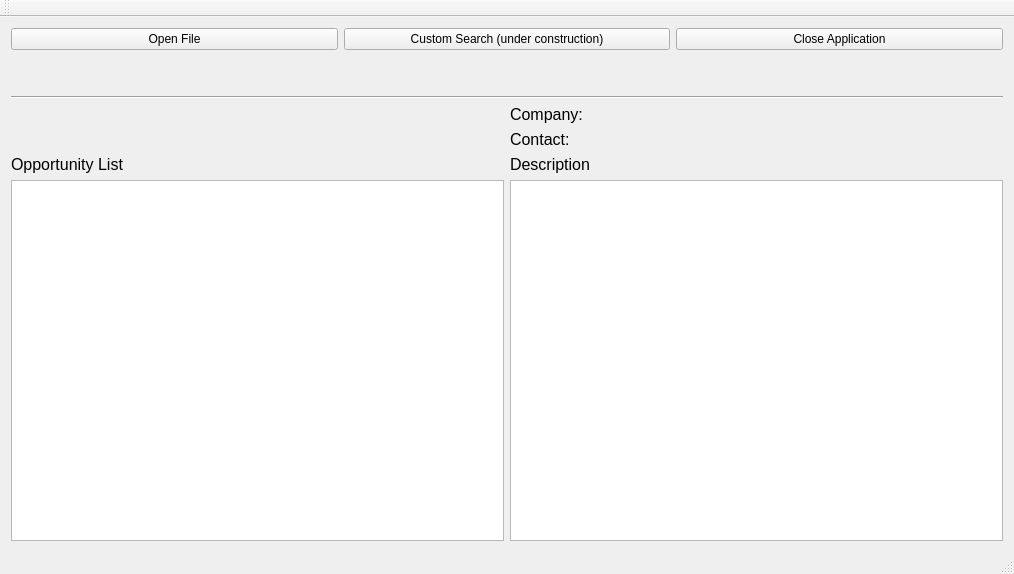
<?xml version="1.0" encoding="UTF-8"?>
<ui version="4.0">
 <class>MainView</class>
 <widget class="QMainWindow" name="MainView">
  <property name="geometry">
   <rect>
    <x>0</x>
    <y>0</y>
    <width>1014</width>
    <height>574</height>
   </rect>
  </property>
  <property name="minimumSize">
   <size>
    <width>10</width>
    <height>574</height>
   </size>
  </property>
  <property name="windowTitle">
   <string>Altran Request Viewer</string>
  </property>
  <widget class="QWidget" name="centralWidget">
   <layout class="QGridLayout" name="gridLayout">
    <item row="1" column="0">
     <layout class="QVBoxLayout" name="verticalLayout">
      <item>
       <layout class="QHBoxLayout" name="horizontalLayout">
        <item>
         <widget class="QPushButton" name="btnOpenFile">
          <property name="font">
           <font>
            <weight>50</weight>
            <bold>false</bold>
           </font>
          </property>
          <property name="text">
           <string>Open File</string>
          </property>
         </widget>
        </item>
        <item>
         <widget class="QPushButton" name="btnExtra">
          <property name="font">
           <font>
            <weight>50</weight>
            <bold>false</bold>
           </font>
          </property>
          <property name="text">
           <string>Custom Search (under construction)</string>
          </property>
         </widget>
        </item>
        <item>
         <widget class="QPushButton" name="btnCloseApp">
          <property name="font">
           <font>
            <weight>50</weight>
            <bold>false</bold>
           </font>
          </property>
          <property name="text">
           <string>Close Application</string>
          </property>
         </widget>
        </item>
       </layout>
      </item>
      <item>
       <spacer name="verticalSpacer">
        <property name="orientation">
         <enum>Qt::Vertical</enum>
        </property>
        <property name="sizeType">
         <enum>QSizePolicy::Fixed</enum>
        </property>
        <property name="sizeHint" stdset="0">
         <size>
          <width>20</width>
          <height>40</height>
         </size>
        </property>
       </spacer>
      </item>
      <item>
       <widget class="Line" name="line">
        <property name="orientation">
         <enum>Qt::Horizontal</enum>
        </property>
       </widget>
      </item>
      <item>
       <layout class="QGridLayout" name="gridLayout_2">
        <item row="2" column="1">
         <widget class="QLabel" name="label_2">
          <property name="font">
           <font>
            <pointsize>12</pointsize>
           </font>
          </property>
          <property name="text">
           <string>Description</string>
          </property>
         </widget>
        </item>
        <item row="3" column="0">
         <widget class="QListWidget" name="listWidget">
          <property name="font">
           <font>
            <family>Sans Serif</family>
            <pointsize>11</pointsize>
           </font>
          </property>
         </widget>
        </item>
        <item row="3" column="1">
         <widget class="QTextBrowser" name="textBrowser">
          <property name="font">
           <font>
            <pointsize>11</pointsize>
           </font>
          </property>
         </widget>
        </item>
        <item row="0" column="1">
         <layout class="QHBoxLayout" name="horizontalLayout_2">
          <item>
           <widget class="QLabel" name="label_company">
            <property name="font">
             <font>
              <pointsize>12</pointsize>
             </font>
            </property>
            <property name="text">
             <string>Company:</string>
            </property>
           </widget>
          </item>
         </layout>
        </item>
        <item row="1" column="1">
         <widget class="QLabel" name="label_owner">
          <property name="font">
           <font>
            <pointsize>12</pointsize>
           </font>
          </property>
          <property name="text">
           <string>Contact:</string>
          </property>
         </widget>
        </item>
        <item row="2" column="0">
         <widget class="QLabel" name="label">
          <property name="font">
           <font>
            <pointsize>12</pointsize>
           </font>
          </property>
          <property name="text">
           <string>Opportunity List</string>
          </property>
          <property name="textFormat">
           <enum>Qt::PlainText</enum>
          </property>
         </widget>
        </item>
       </layout>
      </item>
     </layout>
    </item>
   </layout>
  </widget>
  <widget class="QMenuBar" name="menuBar">
   <property name="geometry">
    <rect>
     <x>0</x>
     <y>0</y>
     <width>1014</width>
     <height>17</height>
    </rect>
   </property>
  </widget>
  <widget class="QToolBar" name="mainToolBar">
   <attribute name="toolBarArea">
    <enum>TopToolBarArea</enum>
   </attribute>
   <attribute name="toolBarBreak">
    <bool>false</bool>
   </attribute>
  </widget>
  <widget class="QStatusBar" name="statusBar"/>
 </widget>
 <layoutdefault spacing="6" margin="11"/>
 <resources/>
 <connections/>
</ui>
